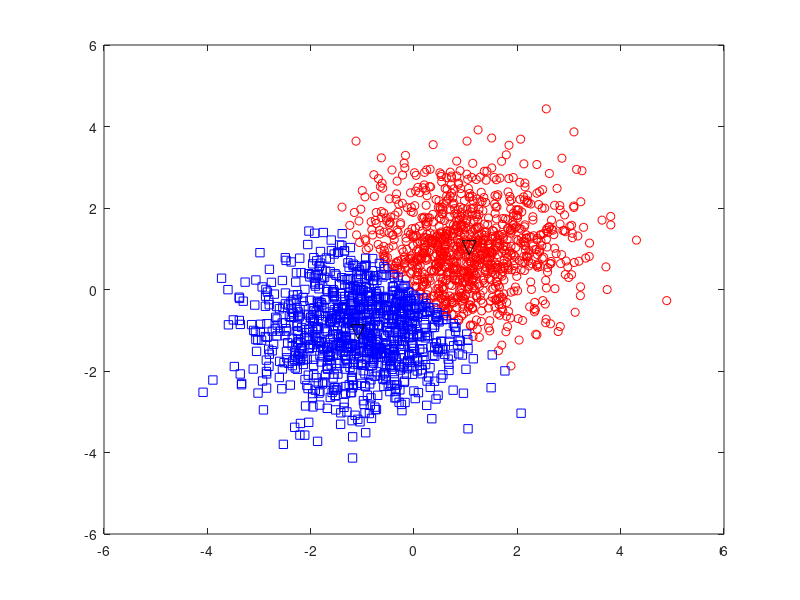

The MATLAB script that drew this image:
pkg load statistics;
C1 = randn(1000,2) + 1;
C2 = randn(1000,2) - 1;

data = [ C1; C2];

% Clustering
[idx, centers] = kmeans(data,2);
figure(1);
plot( data(idx == 1,1), data(idx == 1,2), 'ro');
hold on;

plot( data(idx == 2,1), data(idx == 2,2), 'bs');

plot(centers(:,1), centers(:,2), 'kv', 'markersize', 10);
hold off;

